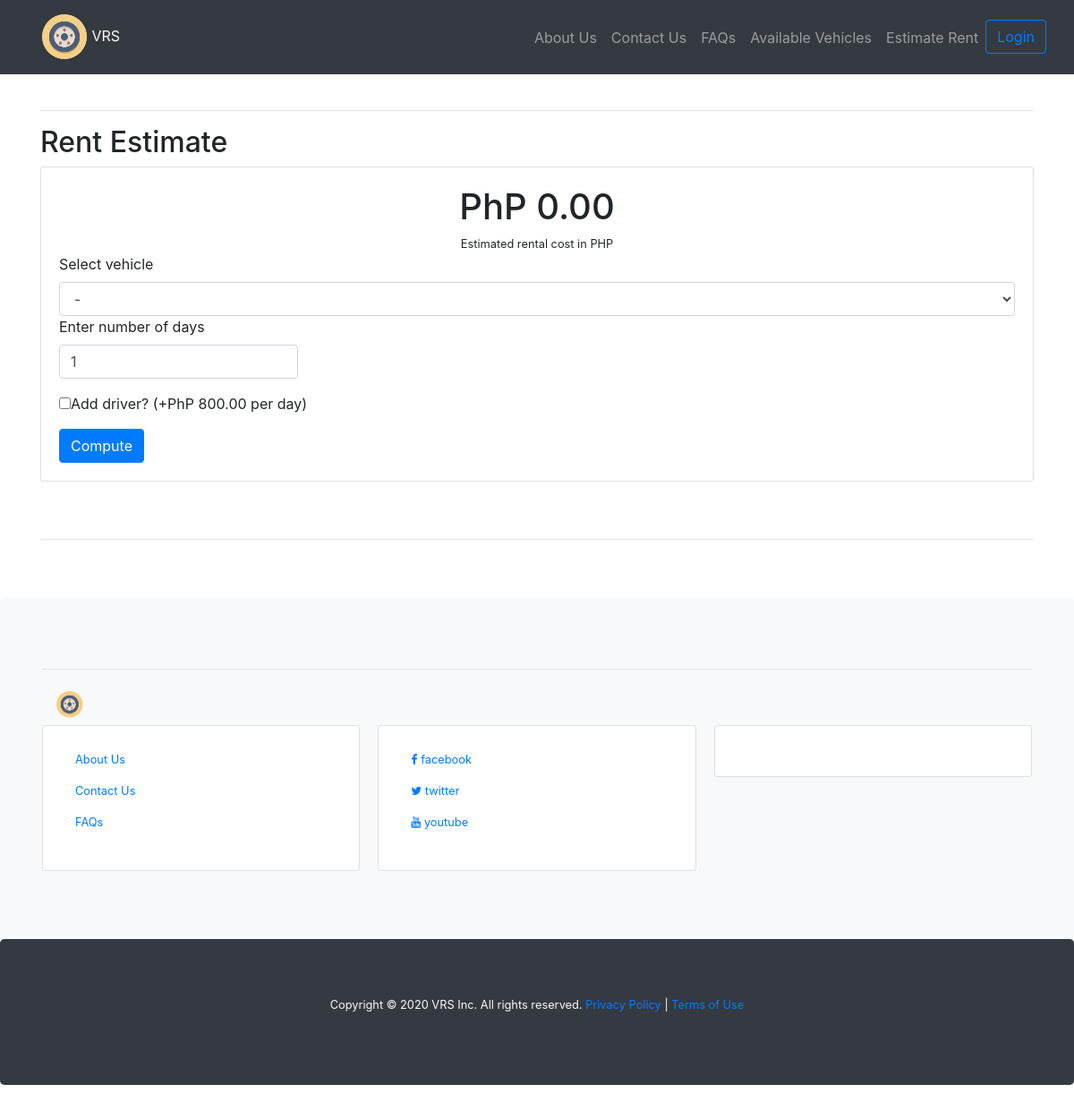
Page /estimate on the earlier database version.
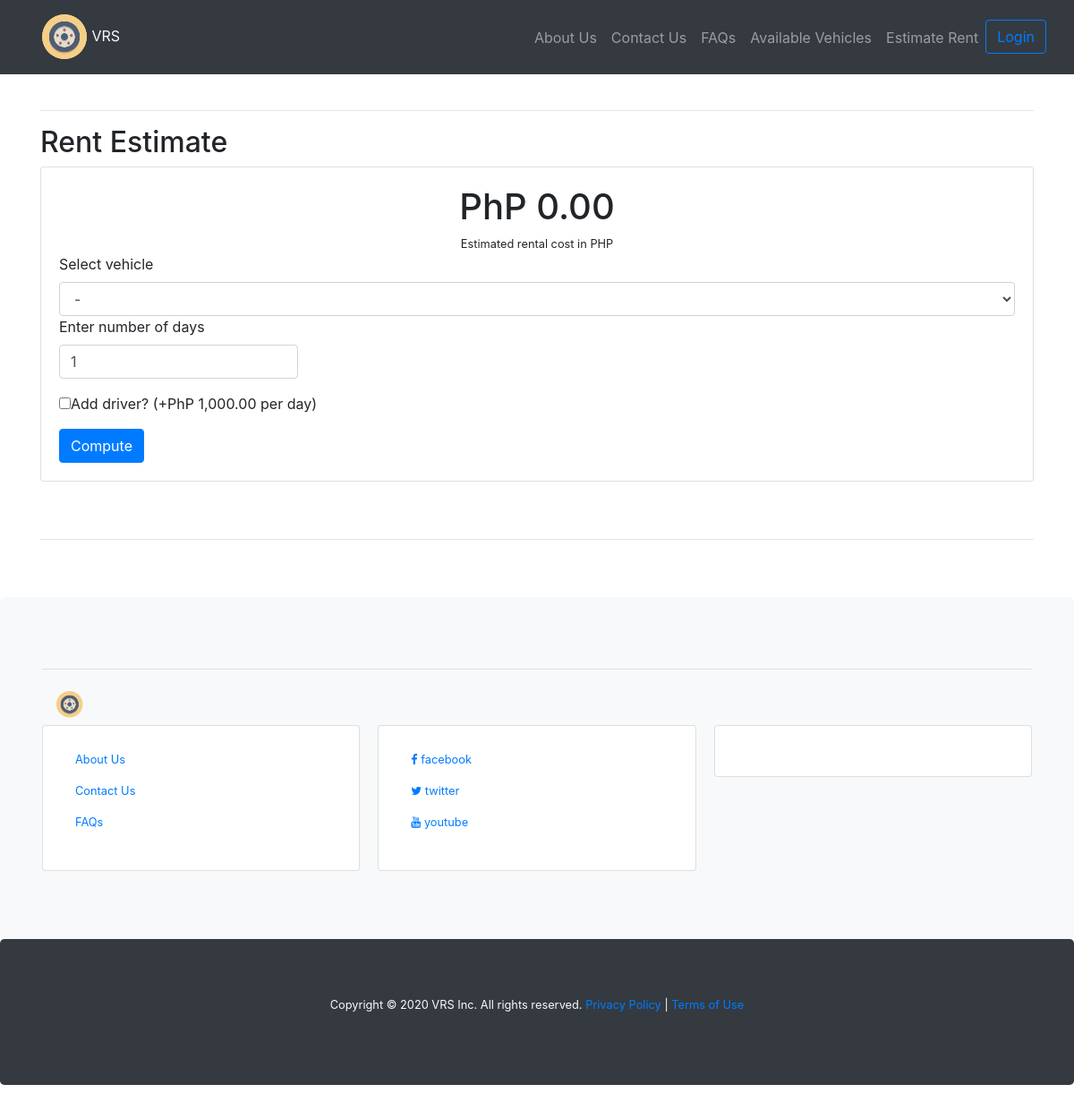
Same page on the later database version.
### tables this page shows
CREATE TABLE `settings` (
  `Id` int(11) NOT NULL,
  `name` varchar(255) NOT NULL,
  `value` text NOT NULL,
  `type` varchar(20) NOT NULL,
  `Is_Active` bit(1) NOT NULL
);

### application/controllers/Pages.php (called while the page is built, shortened)
<?php
class Pages extends CI_Controller {
  public function __construct()
  {
          $this->load->helper('url_helper');
  }
  public function estimate($carId=0)
  {
    $data['title'] = 'Rent Estimate';
    $data['driverpay'] = $this->Setting_model->get_settings(null,'Driver_Per_Day');
    $data['SelectedCar'] = $this->Car_model->get_cars($carId);
    $data['cars'] = $this->Car_model->get_cars(null);
    $this->load->view('templates/header', $data);
    $this->load->view('pages/estimate',$data);
    $this->load->view('templates/footer', $data);
  }
}

### index.php (called while the page is built, shortened)
<?php
require_once BASEPATH.'core/CodeIgniter.php';

### application/models/Setting_model.php (called while the page is built, shortened)
<?php
	class Setting_model extends CI_Model{
		public function get_settings($id,$name){
      if(isset($id)){
        $query=$this->db->get_where('settings', array('id' => $id));
        return $query->row_array();
      }else if(isset($name)){
				$query=$this->db->get_where('settings', array('name' => $name));
				return $query->row_array();
			}
			else {
				$query=$this->db->get_where('settings', array('name LIKE '=>'%'.$this->input->post('setting_filter').'%'));
  			return $query->result_array();
      }
		}
	}

### application/views/pages/estimate.php (the view, shortened to what this page needs)
<h2><?php echo $title ?></h2>
<div class="card sm-col-12 lg-col-8">
  <div class="card-body">
    <div class="row text-center">
      <div class="col" id="hiDiv">
        <h1 id="computedText" class="text-center">PhP <?php echo (isset($SelectedCar)? number_format($SelectedCar['RentPerDay']*1,2):'0.00');?></h1>
      </div>
    </div>
    <div class="row text-center">
      <div class="col">
        <small>Estimated rental cost in PHP</small>
      </div>
    </div>
    <div class="row">
      <div class="col">
        <label>Select vehicle</label>
        <select name="carId" id="carId" class="form-control">
          <option value="0">-</option>
        </select>
      </div>
    </div>
    <div class="row">
      <div class="col">
        <label>Enter number of days</label>
        <input type="number" min="1" class="form-control col-3" name="NumberOfDays" id="NumberOfDays" value="1">
      </div>
    </div>
    <div class="row pt-3">
      <div class="col">
        <div class="checkbox">
          <input id="driver_checkbox" name="driver_checkbox" type="checkbox"><label> Add driver? (+PhP <?php echo number_format($driverpay['value'],2);?> per day)</label>
        </div>
      </div>
    </div>
    <div class="row mt-2">
      <div class="col">
        <button type="submit" name="btnCompute" id="btnCompute" class="btn btn-primary sm-col-12">Compute</button>
        </div>
      </div>
  </div>
</div>

Differences in the rows shown:
changed settings: value "800.00" → "1,000.00"
